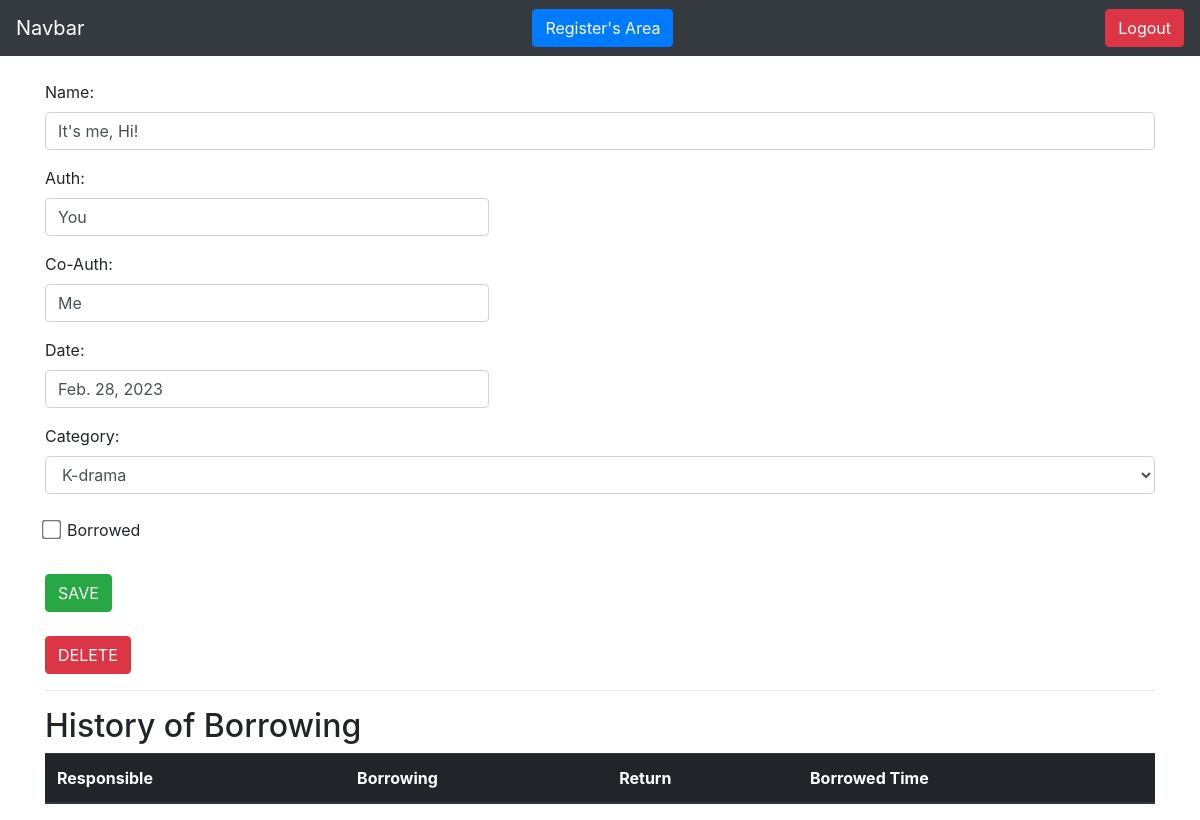
/books/see_book/5 (signed in), run on the app's committed database.
### books/models.py (models this page shows)
class Book(models.Model):
    name = models.CharField(max_length=100)
    auth = models.CharField(max_length=30)
    cd_auth = models.CharField(max_length=30, blank=True, null=True)
    register_date = models.DateField(default=date.today)
    borrowed = models.BooleanField(default=False)
    category = models.ForeignKey(Category, on_delete=models.DO_NOTHING)
    client = models.ForeignKey(Client, on_delete=models.DO_NOTHING)
    def __str__(self):
        return self.name

### books/views.py (the view)
# urls.py: path('see_book/<int:id>', views.see_book, name='see_book'),
def see_book(request, id):
    if request.session.get('client'):
        client = Client.objects.get(id=request.session['client'])
        book = Book.objects.get(id=id)
        form_book, form_category, form_borrowing = BookForm(), CategoryForm(), BorrowingForm()
        form_category.fields['client'].initial = request.session['client']
        form_book.fields['client'].initial = request.session['client']
        form_book.fields['category'].queryset = Category.objects.filter(client=client)
        form_borrowing.fields['book'].queryset = Book.objects.filter(client=client, borrowed=False)
        borrowed_books = Book.objects.filter(client=client, borrowed=True)
        if request.session.get('client') == book.client.id:
            books_categories = Category.objects.filter(client_id=request.session.get('client'))
            borrowings = Borrowing.objects.filter(book=book)
            return render(request, 'see_book.html', {'book': book,
                                                     'books_categories': books_categories,
                                                     'borrowings': borrowings,
                                                     'client_logged_in': request.session.get('client'),
                                                     'form_book': form_book,
                                                     'form_category': form_category,
                                                     'form_borrowing': form_borrowing,
                                                     'borrowed_books': borrowed_books,
                                                     'id_book': id})
        else:
            return HttpResponse('This book is not your!')
    return redirect('/auth/login/?status=2')

### books/forms.py
class BookForm(forms.ModelForm):
    class Meta:
        model = Book
        fields = '__all__'
    def __init__(self, *args, **kwargs):
        super().__init__(*args, **kwargs)
        self.fields['client'].widget = forms.HiddenInput()

class CategoryForm(forms.ModelForm):
    class Meta:
        model = Category
        fields = '__all__'
    def __init__(self, *args, **kwargs):
        super().__init__(*args, **kwargs)
        self.fields['client'].widget = forms.HiddenInput()

### books/models.py (called while the page is built)
    def __str__(self):
        return self.name

### clients/models.py (called while the page is built)
    def __str__(self):
        return self.name

### books/templates/see_book.html (shortened to what this page needs)
{% extends 'base.html' %}
{% load filters %}
{% block 'content' %}
    <div class="container">
        <br>
        <form action="#" method="POST">
            <p>
                <label>Name: </label>
                <input class="form-control" type="text" value="{{ book.name }}">
            </p>
            <p>
                <label>Auth: </label>
                <input style="width: 40%;" class="form-control" type="text" value="{{ book.auth }}">
            </p><p>
                <label>Co-Auth: </label>
                <input style="width: 40%;" class="form-control" type="text" value="{{ book.cd_auth }}">
            </p>
            <p>
                <label>Date: </label>
                <input style="width: 40%;" class="form-control" type="text" value="{{ book.register_date }}">
            </p>
            <label>Category:&nbsp;&nbsp;</label>
            <select style="width=20%;" class="form-control" name="category">
                {% for category in books_categories %}
                    {% if book.category == category %}
                        <option selected>{{ category }}</option>
                    {% else %}
                        <option>{{ category }}</option>
                    {% endif %}
                {% endfor %}
            </select><br>
            {% if book.borrowed %}
                <input style="transform: scale(1.5);" type="checkbox" name="borrowed" checked>
            {% else %}
                <input style="transform: scale(1.5);" type="checkbox" name="borrowed">
            {% endif %}
            <label for="borrowed">&nbsp;Borrowed</label>
            <br><br>
            <input type="submit" class="btn btn-success" value="SAVE">
        </form>
        <br>
        <button type="button" class="btn btn-danger" data-toggle="modal" data-target="#deleteBookModal">
          DELETE
        </button>
        <hr>
        <h2>History of Borrowing</h2>
        <table class="table table-striped table-dark">
            <thead>
                <tr>
                    <th scope="col">Responsible</th>
                    <th scope="col">Borrowing</th>
                    <th scope="col">Return</th>
                    <th scope="col">Borrowed Time</th>
                </tr>
            </thead>
        </table>
    </div>
{% endblock %}

### data on the page
Book: name "It's me, Hi!", auth "You", cd_auth "Me", register_date "Feb. 28, 2023"

### other printed values
form field category "K-drama"
